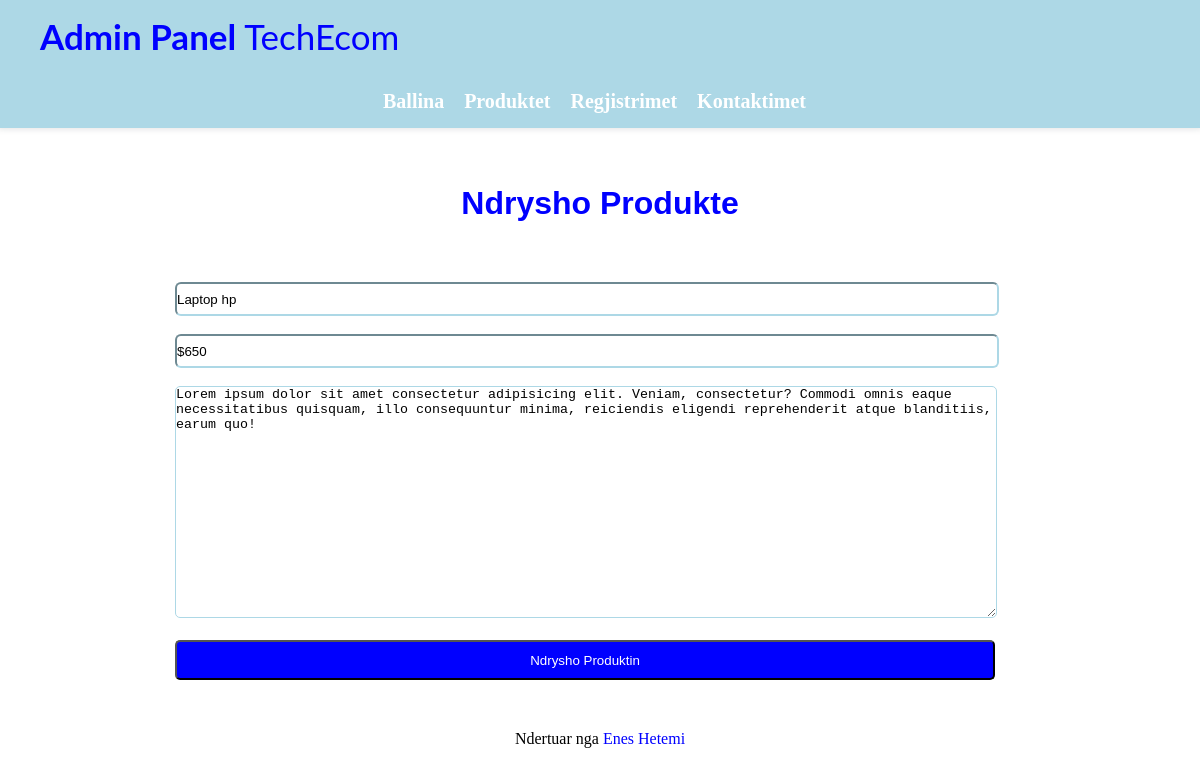
/Admin/editProductAdmin.php?id=1, run on an earlier commit of the app's database.
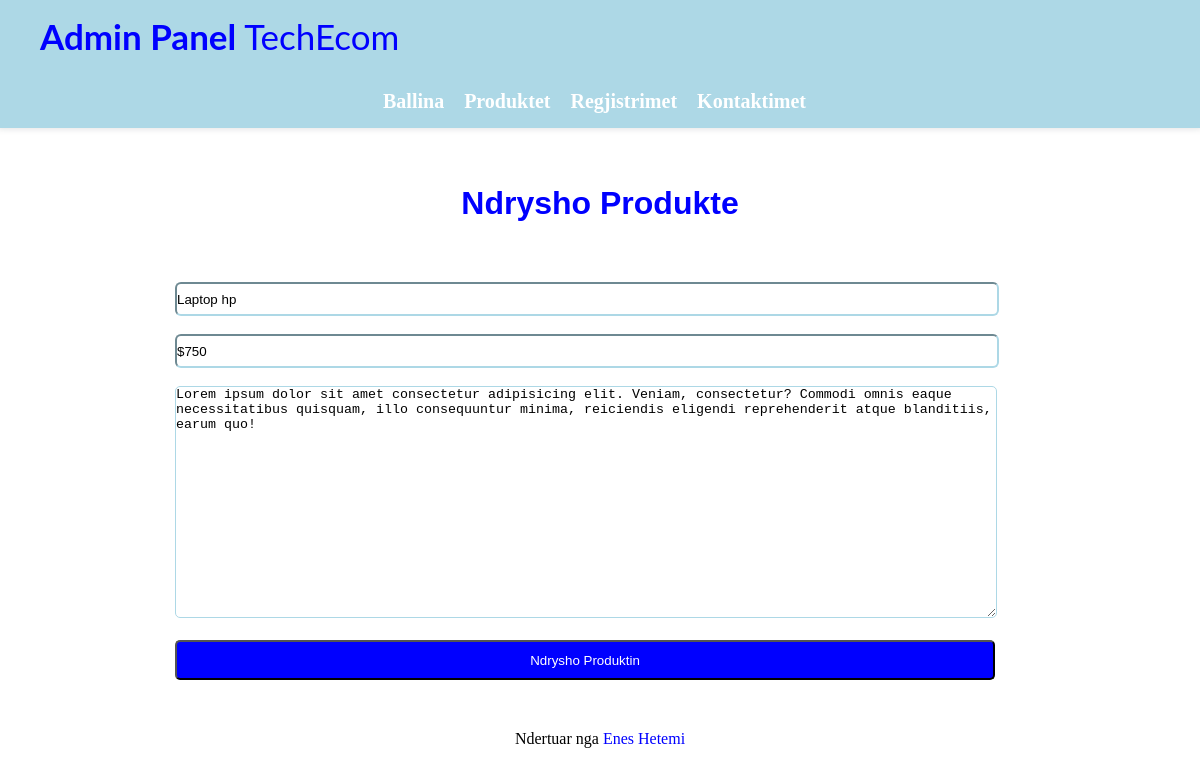
And on a later commit of the database.
### tables this page shows
CREATE TABLE `product` (
  `id` int(11) NOT NULL,
  `titull` varchar(255) NOT NULL,
  `price` varchar(255) NOT NULL,
  `pershk` varchar(255) NOT NULL,
  `image` varchar(255) NOT NULL
);

### classes/productAdmin.adminclass.php (called while the page is built, shortened)
<?php
class ProductAdminA{
    public function editProductId(){
        $this->conn = new db();
        if(isset($_GET['id'])){
            $id=$_GET['id'];
        }
        $sql = "SELECT * FROM product WHERE id = :id";
        $query = $this->conn->getConn()->prepare($sql);
        $query->execute(['id' => $id]);
        $this->product = $query->fetch();
        }
}
?>

### classes/database.class.php (called while the page is built)
<?php
class db{
  private $host = 'localhost';
  private $dbname = 'techecom';
  private $username = 'root';
  private $password = '';
  public function getConn(){
    try{
      $pdo = new PDO("mysql:host=$this->host;dbname=$this->dbname","$this->username", "$this->password");
      $pdo->setAttribute(PDO::ATTR_ERRMODE,PDO::ERRMODE_EXCEPTION);
    }catch (PDOException $e){
       echo $e->getMessage();
       return null;
    }
    return $pdo;
  }
}
?>

### Admin/editProductAdmin.php (the view, shortened to what this page needs)
<?php
include_once '../classes/productAdmin.adminclass.php';
include_once '../classes/database.class.php';
$productsClass = new ProductAdminA();
$productsClass->editProductId();
?>
<!DOCTYPE html>
<html lang="en">
<head>
    <link rel="stylesheet" href="../css/navbar.css">
    <link rel="stylesheet" href="https://cdnjs.cloudflare.com/ajax/libs/font-awesome/4.7.0/css/font-awesome.min.css">
</head>
<body>
    <header>
       <?php include_once '../include/headerAdmin.php'?>
    </header>
  <h1 class="title">Ndrysho Produkte</h1>
    <form action="<?php $productsClass->updateProducts();?>" method="POST">
        <input type="text" class="Titulli" name="titull" placeholder="Shkruani titullin e produktit" value="<?php echo $productsClass->product['titull']?>"><br><br>
        <input type="text" class="Qmimi" name="price" placeholder="Shkruani qmimin e produktit" value="<?php echo $productsClass->product['price']?>"><br><br>
        <textarea id="persh" class="persh" name="pershk" placeholder="Pershkruani Produktin" style="width: 80%; height: 230px;"><?php echo $productsClass->product['pershk']?></textarea><br><br>
        <button type="submit" class="create" name="edit">Ndrysho Produktin</button>
    </form>
    <div style="text-align: center; padding-top: 50px;">
    <span class="credit" style="text-align: center;">Ndertuar nga <a href="https://www.google.com" style="color: blue; text-decoration: none;">Enes Hetemi</a></span>
    </div>
</body>
</html>

What changed in the data, as far as the page shows it:
changed product "Laptop hp": price "$650" → "$750"
